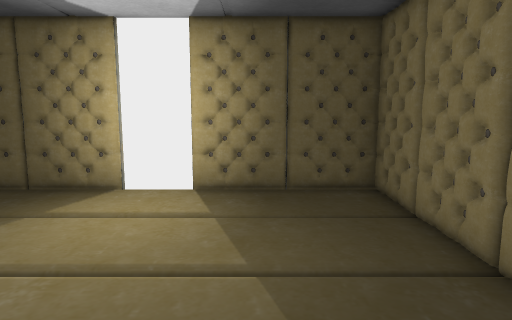
[1] (above)

13 first-person views from a walk through a 3-D level made in the Unity game engine. The camera is 1.2 m above the floor, tilts 8° down and sees 70° across. The floor is counted in squares, 0.5 m on a side. Each view is taken from the middle of a square. On the plan, view 1 faces up. The plan holds only what a view shows up to about 20 squares ahead; the rest is blank. The place goes on beyond the plan. The player character is not drawn. Door leaves are left out, so doorways stand open.

[2]
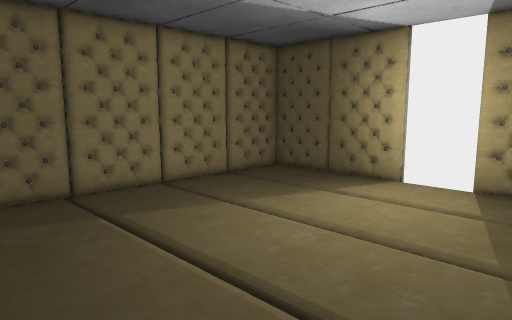

[3]
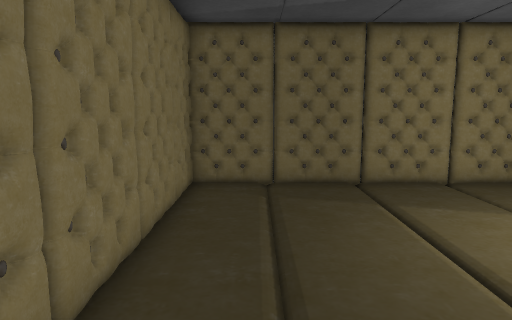

[4]
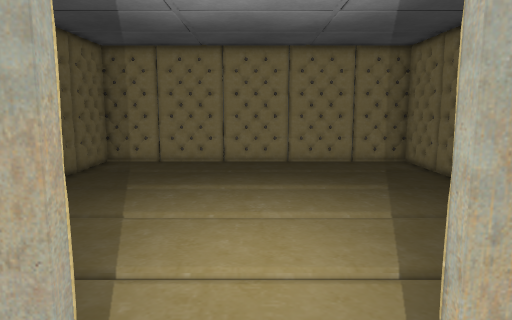

[5]
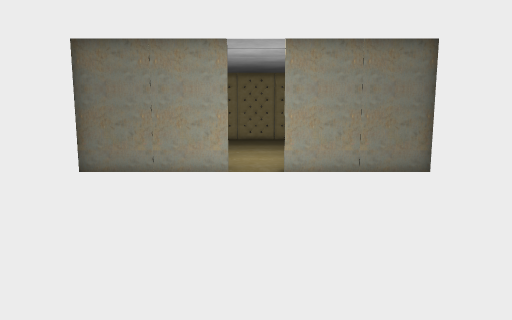

[6]
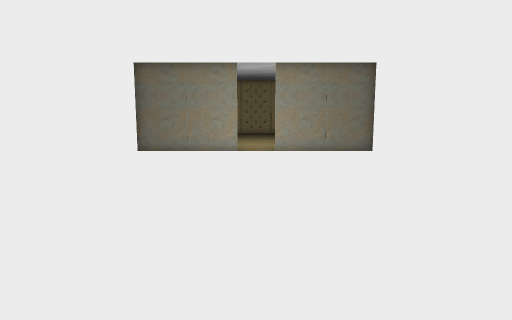

[7]
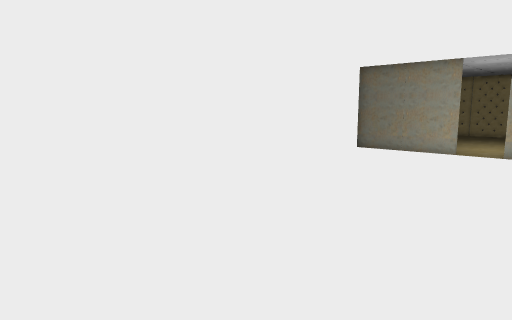

[8]
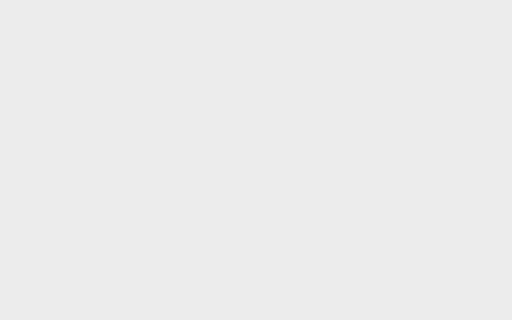

[9]
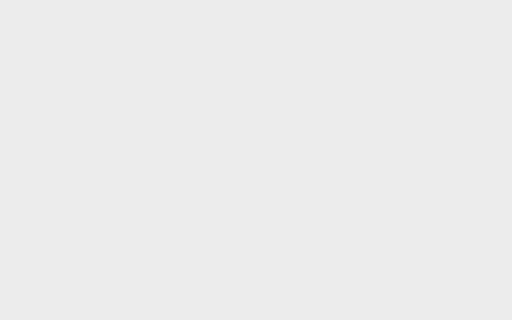

[10]
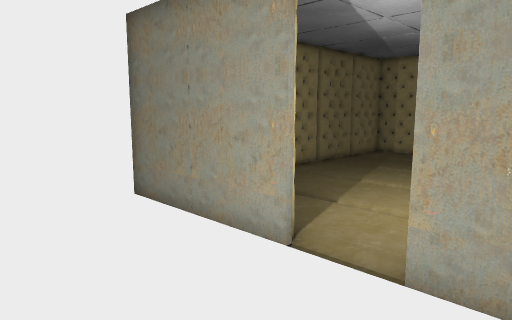

[11]
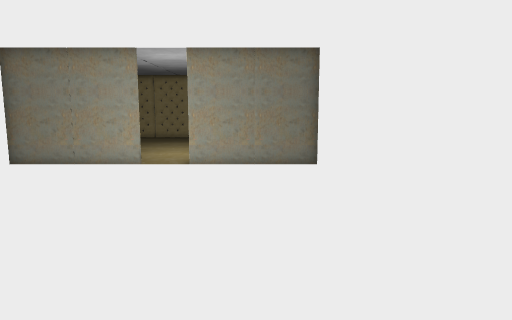

[12]
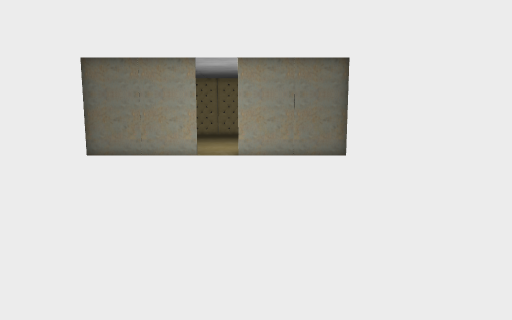

[13]
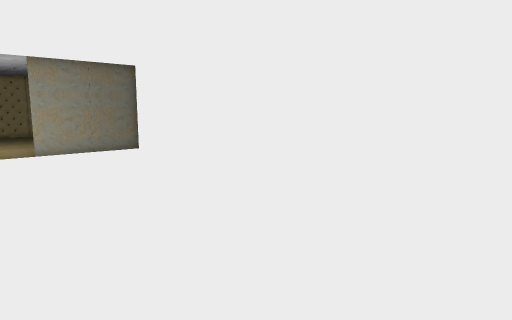

### Floor plan
Key: @ floor where view 1 was taken; # wall or solid block; . floor; D open door.
Columns run from 10 left of view 1 to 4 right of it. Each row starts with its distance up from view 1.
 33 ###############
 32 #.............#
 31 #.............#
 30 #.............#
 29 #.............#
 28 #.............#
 27 #.............#
 26 #.............#
 25 #.............#
 24 #.............#
 23 #.............#
 22 #.............#
 21 #.............#
 20 #.............#
 19 #.............#
 18 #.............#
 17 #.............#
 16 #.............#
 15 #.............#
 14 #.............#
 13 #.............#
 12 #.............#
 11 ######DDD######
 10 #.............#
  9 #.............#
  8 #.............#
  7 #.............#
  6 #.............#
  5 #.............#
  4 #.............#
  3 #.............#
  2 #.............#
  1 #.............#
  0 #.........@...#
 -1 #.............#
 -2 #.............#
 -3 ###############

Positions as (right, up) in squares from view 1, and headings:
1: (0, 0), facing up
2: (1, -1), facing up-left
3: (2, -1), facing left
4: (-3, 13), facing down
5: (-3, 25), facing down
6: (-3, 32), facing down
7: (-8, 32), facing down-right
8: (-9, 32), facing right
9: (-4, 16), facing up
10: (-6, 16), facing down-right
11: (-7, 27), facing down
12: (-5, 30), facing down
13: (1, 32), facing down-left
